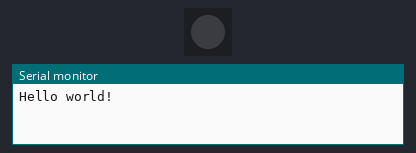
The sketch below on a simulated Arduino Uno, built with avr-gcc and run on an emulated ATmega328P. Parts: 1 RGB LEDs in strip order, left to right, the last lines printed to the serial monitor. Dim RGB values are drawn brighter than linear.

Above: at 0.5 s.
At 1.2 s:
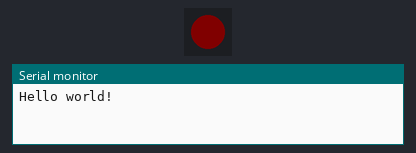
At 1.7 s:
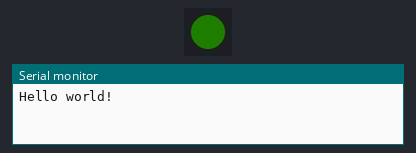
At 4.7 s:
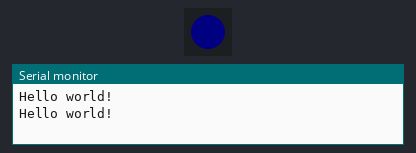
Timing chart, 0 to 5.8 s (numbered marks = the images above):
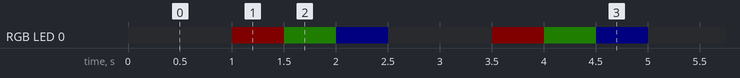

Measured:
- by itself, RGB LED 0: repeats every 2.5 s: RGB(1, 4, 0) 0.50 s, RGB(0, 0, 5) 0.50 s, off 1.0 s, RGB(5, 0, 0) 0.50 s
- by itself, everything shown: repeats every 2.5 s, in 4 steps

The sketch:

neopixel.ino
```cpp
// For NEOPIXEL
#include <Adafruit_NeoPixel.h>

#define PIN_NEOPIXEL 3

Adafruit_NeoPixel pixel(1, PIN_NEOPIXEL, NEO_GRB + NEO_KHZ800);

void light_off()
{
	pixel.setBrightness(0);
	pixel.fill(0x000000);
	pixel.show();
}

void light_green_on()
{
	pixel.setBrightness(5);
	pixel.fill(0x4CBB17);
	pixel.show();
}

void light_red_on()
{
	pixel.setBrightness(5);
	pixel.fill(0xFF0000);
	pixel.show();
}

void light_blue_on()
{
	pixel.setBrightness(5);
	pixel.fill(0x0000FF);
	pixel.show();
}

void setup()
{
	// put your setup code here, to run once:
	Serial.begin(115200);
	pixel.begin();
}

void loop()
{
	// put your main code here, to run repeatedly:
	Serial.println("Hello world!");
	delay(1000);
	light_red_on();
	delay(500);
	light_green_on();
	delay(500);
	light_blue_on();
	delay(500);
	light_off();
}
```
